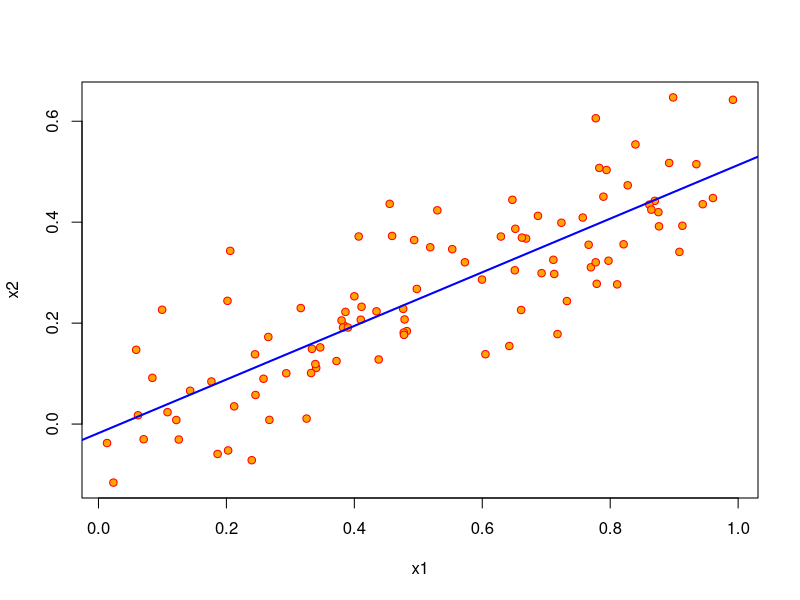
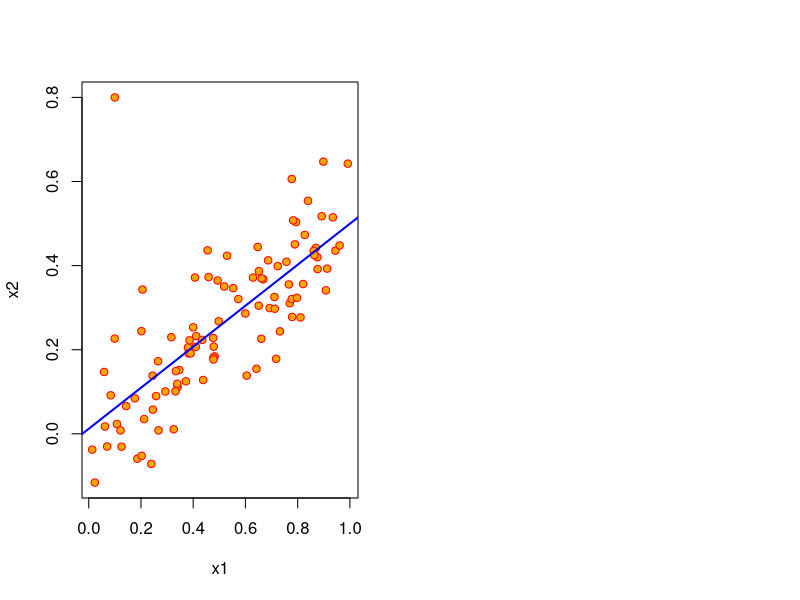

These charts were generated, in order, by the following R code:
# Question 14, Chapter 3
library(car)
set.seed(1)
x1 <- runif(100)
x2 = 0.5*x1+rnorm(100)/10
y = 2+2*x1+0.3*x2+rnorm(100)

plot(x1, x2, pch = 21, bg="orange", col = "red")
cor(x1, x2)
fit <- lm(y ~ x1 + x2)
abline(lm(x2~x1), lwd=2, col="blue")
summary(fit)

fit2 <- lm(y ~ x1)
summary(fit2)

fit3 <- lm(y ~ x2)
summary(fit3)

x1 = c(x1, 0.1)
x2 = c(x2, 0.8)
y = c(y, 6)
lm.fit1 = lm(y~x1+x2)
summary(lm.fit1)
lm.fit2 = lm(y~x1)
summary(lm.fit2)
lm.fit3 = lm(y~x2)
summary(lm.fit3)
par(mfrow=c(1,2))
plot(x1, x2, pch = 21, bg="orange", col = "red")
abline(lm(x2~x1), lwd=2, col="blue")
